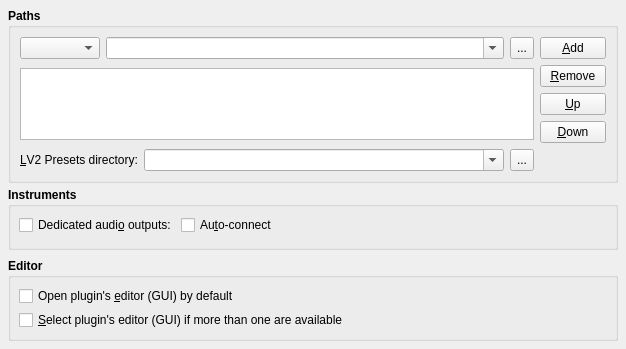
     <widget class="QWidget" name="PluginsTabPage">
      <attribute name="title">
       <string>&amp;Plugins</string>
      </attribute>
      <layout class="QVBoxLayout">
       <property name="spacing">
        <number>4</number>
       </property>
       <property name="margin">
        <number>8</number>
       </property>
       <item>
        <widget class="QGroupBox" name="PluginsPathsGroupBox">
         <property name="font">
          <font>
           <weight>75</weight>
           <bold>true</bold>
          </font>
         </property>
         <property name="title">
          <string>Paths</string>
         </property>
         <property name="flat">
          <bool>true</bool>
         </property>
         <layout class="QGridLayout">
          <item row="0" column="0" colspan="2">
           <layout class="QHBoxLayout">
            <item>
             <widget class="QComboBox" name="PluginTypeComboBox">
              <property name="maximumSize">
               <size>
                <width>80</width>
                <height>16777215</height>
               </size>
              </property>
              <property name="font">
               <font>
                <weight>50</weight>
                <bold>false</bold>
               </font>
              </property>
              <property name="toolTip">
               <string>Plugin type</string>
              </property>
             </widget>
            </item>
            <item>
             <widget class="QComboBox" name="PluginPathComboBox">
              <property name="minimumSize">
               <size>
                <width>320</width>
                <height>0</height>
               </size>
              </property>
              <property name="font">
               <font>
                <weight>50</weight>
                <bold>false</bold>
               </font>
              </property>
              <property name="toolTip">
               <string>Plugin path</string>
              </property>
              <property name="editable">
               <bool>true</bool>
              </property>
             </widget>
            </item>
            <item>
             <widget class="QToolButton" name="PluginPathBrowseToolButton">
              <property name="minimumSize">
               <size>
                <width>22</width>
                <height>22</height>
               </size>
              </property>
              <property name="maximumSize">
               <size>
                <width>24</width>
                <height>24</height>
               </size>
              </property>
              <property name="font">
               <font>
                <weight>50</weight>
                <bold>false</bold>
               </font>
              </property>
              <property name="toolTip">
               <string>Browse plugin path</string>
              </property>
              <property name="text">
               <string>...</string>
              </property>
              <property name="icon">
               <iconset resource="qtractor.qrc">:/images/fileOpen.png</iconset>
              </property>
             </widget>
            </item>
            <item>
             <widget class="QToolButton" name="PluginPathAddToolButton">
              <property name="minimumSize">
               <size>
                <width>66</width>
                <height>22</height>
               </size>
              </property>
              <property name="maximumSize">
               <size>
                <width>60</width>
                <height>24</height>
               </size>
              </property>
              <property name="font">
               <font>
                <weight>50</weight>
                <bold>false</bold>
               </font>
              </property>
              <property name="toolTip">
               <string>Add plugin path</string>
              </property>
              <property name="text">
               <string>&amp;Add</string>
              </property>
              <property name="toolButtonStyle">
               <enum>Qt::ToolButtonTextBesideIcon</enum>
              </property>
             </widget>
            </item>
           </layout>
          </item>
          <item row="1" column="0" rowspan="3">
           <widget class="QListWidget" name="PluginPathListWidget">
            <property name="maximumSize">
             <size>
              <width>32767</width>
              <height>72</height>
             </size>
            </property>
            <property name="font">
             <font>
              <weight>50</weight>
              <bold>false</bold>
             </font>
            </property>
            <property name="statusTip">
             <string>Plugin paths</string>
            </property>
            <property name="alternatingRowColors">
             <bool>true</bool>
            </property>
            <property name="selectionBehavior">
             <enum>QAbstractItemView::SelectRows</enum>
            </property>
            <property name="uniformItemSizes">
             <bool>true</bool>
            </property>
           </widget>
          </item>
          <item row="1" column="1">
           <widget class="QToolButton" name="PluginPathRemoveToolButton">
            <property name="minimumSize">
             <size>
              <width>66</width>
              <height>22</height>
             </size>
            </property>
            <property name="maximumSize">
             <size>
              <width>60</width>
              <height>24</height>
             </size>
            </property>
            <property name="font">
             <font>
              <weight>50</weight>
              <bold>false</bold>
             </font>
            </property>
            <property name="toolTip">
             <string>Remove plugin path</string>
            </property>
            <property name="text">
             <string>&amp;Remove</string>
            </property>
            <property name="toolButtonStyle">
             <enum>Qt::ToolButtonTextBesideIcon</enum>
            </property>
           </widget>
          </item>
          <item row="2" column="1">
           <widget class="QToolButton" name="PluginPathUpToolButton">
            <property name="minimumSize">
             <size>
              <width>66</width>
              <height>22</height>
             </size>
            </property>
            <property name="maximumSize">
             <size>
              <width>60</width>
              <height>24</height>
             </size>
            </property>
            <property name="font">
             <font>
              <weight>50</weight>
              <bold>false</bold>
             </font>
            </property>
            <property name="toolTip">
             <string>Move up path</string>
            </property>
            <property name="text">
             <string>&amp;Up</string>
            </property>
            <property name="toolButtonStyle">
             <enum>Qt::ToolButtonTextBesideIcon</enum>
            </property>
           </widget>
          </item>
          <item row="3" column="1">
           <widget class="QToolButton" name="PluginPathDownToolButton">
            <property name="minimumSize">
             <size>
              <width>66</width>
              <height>22</height>
             </size>
            </property>
            <property name="maximumSize">
             <size>
              <width>60</width>
              <height>24</height>
             </size>
            </property>
            <property name="font">
             <font>
              <weight>50</weight>
              <bold>false</bold>
             </font>
            </property>
            <property name="toolTip">
             <string>Move up path</string>
            </property>
            <property name="text">
             <string>&amp;Down</string>
            </property>
            <property name="toolButtonStyle">
             <enum>Qt::ToolButtonTextBesideIcon</enum>
            </property>
           </widget>
          </item>
          <item row="4" column="0">
           <layout class="QHBoxLayout">
            <item>
             <widget class="QLabel" name="Lv2PresetDirLabel">
              <property name="font">
               <font>
                <weight>50</weight>
                <bold>false</bold>
               </font>
              </property>
              <property name="text">
               <string>&amp;LV2 Presets directory:</string>
              </property>
              <property name="buddy">
               <cstring>Lv2PresetDirComboBox</cstring>
              </property>
             </widget>
            </item>
            <item>
             <widget class="QComboBox" name="Lv2PresetDirComboBox">
              <property name="minimumSize">
               <size>
                <width>360</width>
                <height>0</height>
               </size>
              </property>
              <property name="sizePolicy">
               <sizepolicy hsizetype="Expanding" vsizetype="Fixed">
                <horstretch>1</horstretch>
                <verstretch>0</verstretch>
               </sizepolicy>
              </property>
              <property name="font">
               <font>
                <weight>50</weight>
                <bold>false</bold>
               </font>
              </property>
              <property name="toolTip">
               <string>LV2 Presets directory (default: ~/.lv2)</string>
              </property>
              <property name="editable">
               <bool>true</bool>
              </property>
             </widget>
            </item>
            <item>
             <widget class="QToolButton" name="Lv2PresetDirToolButton">
              <property name="minimumSize">
               <size>
                <width>22</width>
                <height>22</height>
               </size>
              </property>
              <property name="maximumSize">
               <size>
                <width>24</width>
                <height>24</height>
               </size>
              </property>
              <property name="font">
               <font>
                <weight>50</weight>
                <bold>false</bold>
               </font>
              </property>
              <property name="toolTip">
               <string>Browse LV2 Presets directory</string>
              </property>
              <property name="text">
               <string>...</string>
              </property>
              <property name="icon">
               <iconset resource="qtractor.qrc">:/images/fileOpen.png</iconset>
              </property>
             </widget>
            </item>
           </layout>
          </item>
         </layout>
        </widget>
       </item>
       <item>
        <widget class="QGroupBox" name="PluginsInstrumentsGroupBox">
         <property name="font">
          <font>
           <weight>75</weight>
           <bold>true</bold>
          </font>
         </property>
         <property name="title">
          <string>Instruments</string>
         </property>
         <property name="flat">
          <bool>true</bool>
         </property>
         <layout class="QGridLayout">
          <property name="margin">
           <number>8</number>
          </property>
          <property name="spacing">
           <number>4</number>
          </property>
          <item row="0" column="0">
           <widget class="QCheckBox" name="AudioOutputBusCheckBox">
            <property name="font">
             <font>
              <weight>50</weight>
              <bold>false</bold>
             </font>
            </property>
            <property name="toolTip">
             <string>Whether to have separate audio output ports</string>
            </property>
            <property name="text">
             <string>Dedicated audi&amp;o outputs:</string>
            </property>
           </widget>
          </item>
          <item row="0" column="1">
           <widget class="QCheckBox" name="AudioOutputAutoConnectCheckBox">
            <property name="font">
             <font>
              <weight>50</weight>
              <bold>false</bold>
             </font>
            </property>
            <property name="toolTip">
             <string>Whether to auto-connect dedicated audio output ports</string>
            </property>
            <property name="text">
             <string>Au&amp;to-connect</string>
            </property>
           </widget>
          </item>
          <item row="0" column="2" rowspan="2">
           <spacer>
            <property name="orientation">
             <enum>Qt::Horizontal</enum>
            </property>
            <property name="sizeHint">
             <size>
              <width>20</width>
              <height>20</height>
             </size>
            </property>
           </spacer>
          </item>
         </layout>
        </widget>
       </item>
       <item>
        <spacer>
         <property name="orientation">
          <enum>Qt::Vertical</enum>
         </property>
         <property name="sizeHint">
          <size>
           <width>20</width>
           <height>4</height>
          </size>
         </property>
        </spacer>
       </item>
       <item>
        <widget class="QGroupBox" name="PluginsEditorGroupBox">
         <property name="font">
          <font>
           <weight>75</weight>
           <bold>true</bold>
          </font>
         </property>
         <property name="title">
          <string>Editor</string>
         </property>
         <property name="flat">
          <bool>true</bool>
         </property>
         <layout class="QGridLayout">
          <property name="margin">
           <number>8</number>
          </property>
          <property name="spacing">
           <number>4</number>
          </property>
          <item row="0" column="0" colspan="3">
           <widget class="QCheckBox" name="OpenEditorCheckBox">
            <property name="font">
             <font>
              <weight>50</weight>
              <bold>false</bold>
             </font>
            </property>
            <property name="toolTip">
             <string>Whether to open plugin's editor (GUI) by default</string>
            </property>
            <property name="text">
             <string>Open plugin's &amp;editor (GUI) by default</string>
            </property>
           </widget>
          </item>
          <item row="1" column="0" colspan="3">
           <widget class="QCheckBox" name="QueryEditorTypeCheckBox">
            <property name="font">
             <font>
              <weight>50</weight>
              <bold>false</bold>
             </font>
            </property>
            <property name="toolTip">
             <string>Whether to select plugin's editor (GUI) if more than one are available</string>
            </property>
            <property name="text">
             <string>&amp;Select plugin's editor (GUI) if more than one are available</string>
            </property>
           </widget>
          </item>
         </layout>
        </widget>
       </item>
      </layout>
     </widget>
